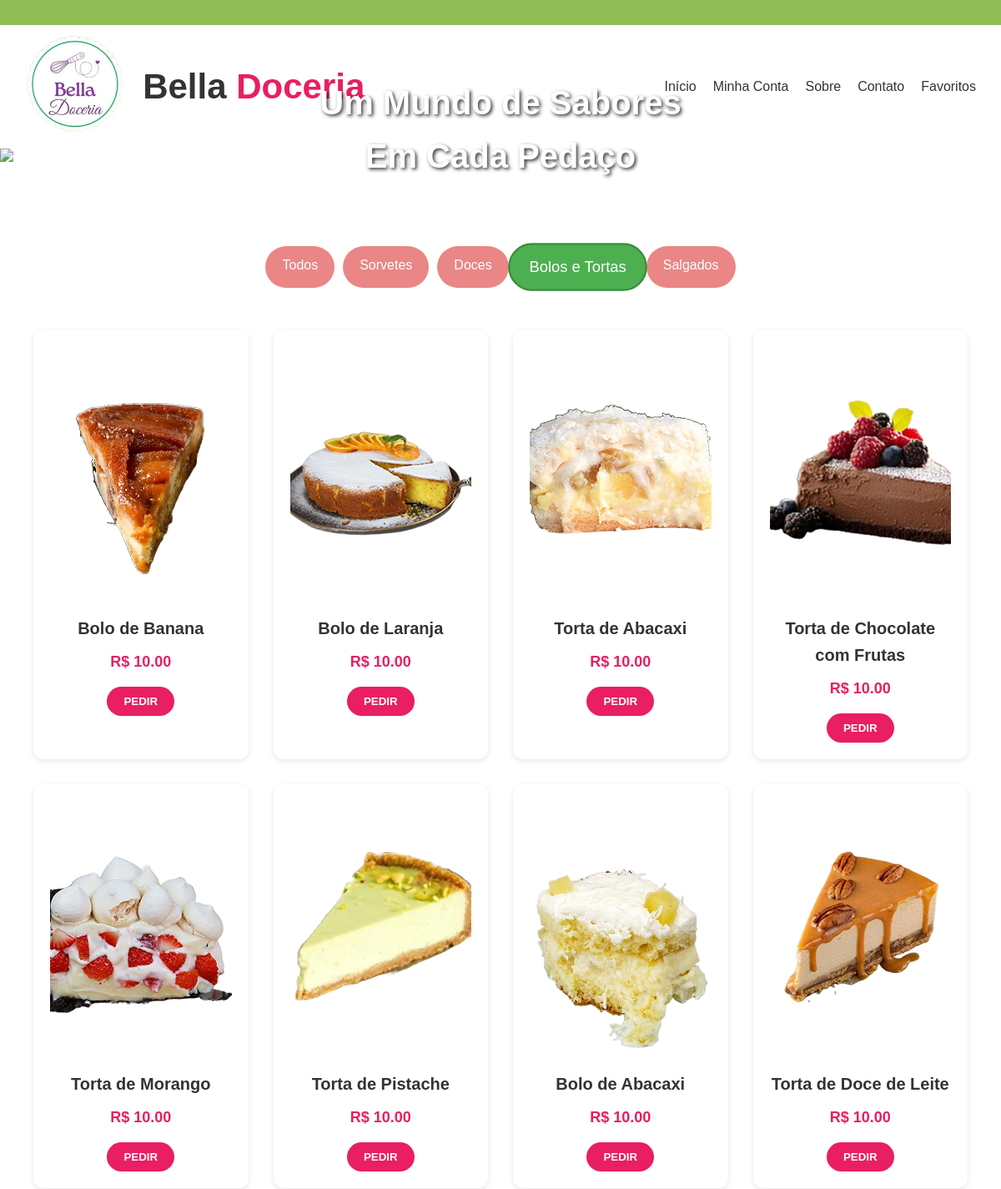
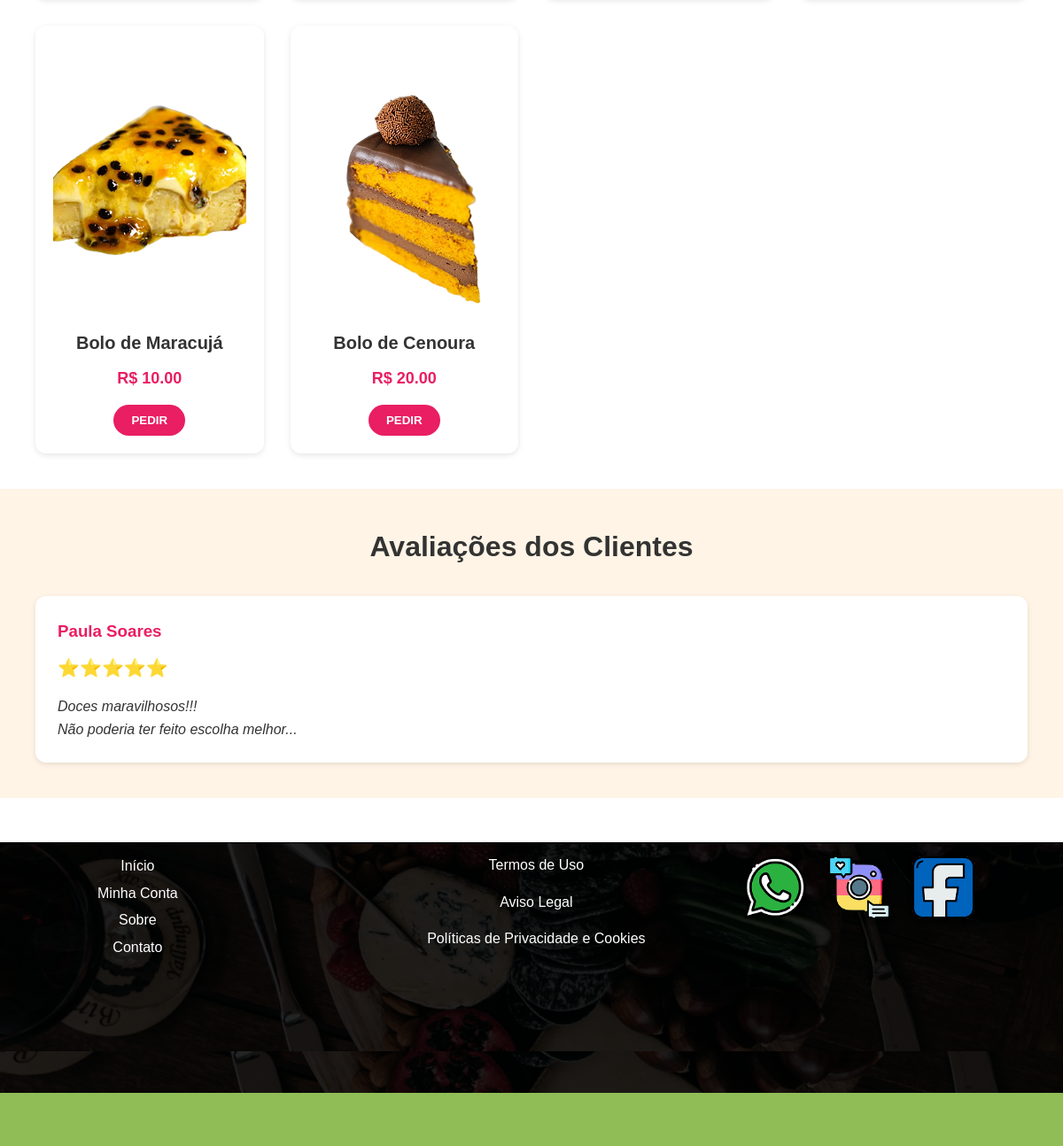
Screenshot of /catalog/home/3/ with the database file from the repository (2 pictures, top to bottom).
### catalog/models.py (models this page shows, shortened)
class Categoria(models.Model):
    nome = models.CharField(max_length=100, unique=True)
    descricao = models.TextField(blank=True, null=True)
    def __str__(self):
        return self.nome
    class Meta:
        verbose_name = "Categoria"
        verbose_name_plural = "Categorias"

class Produto(models.Model):
    nome = models.CharField(max_length=100)
    preco = models.DecimalField(max_digits=10, decimal_places=2)
    descricao_produto = models.TextField(blank=True, null=True)
    imagem = models.ImageField(upload_to='produtos/', null=True, blank=True)
    data_cadastro = models.DateTimeField(auto_now_add=True)
    ativo = models.BooleanField(default=True)
    categoria = models.ForeignKey(
    Categoria,
    on_delete=models.CASCADE,
    related_name='produtos',
    verbose_name='Categoria',
    )
    class Meta:
        verbose_name = "Produto"
        verbose_name_plural = "Produtos"
        ordering = ['-data_cadastro']
        db_table = 'Produtos'
        indexes = [
            models.Index(fields=['nome']),
        ]
        permissions = [
            ("gerenciar_estoque", "Pode alterar disponibilidade de produtos"),
        ]

### catalog/views.py (the view)
# urls.py: path('', views.home, name='home'),  # Página inicial do aplicativo "catalog"
def home(request, categoria_id=None):
    categorias = Categoria.objects.all()
    produtos = Produto.objects.filter(ativo=True)  # Produtos ativos como padrão
    categoria_selecionada = None
    if categoria_id:
        categoria_query = Categoria.objects.filter(id=categoria_id)
        if categoria_query.exists():
            categoria_selecionada = categoria_query.first()  # Obtendo a primeira (e única) categoria encontrada
            produtos = produtos.filter(categoria=categoria_selecionada)
    return render(request, 'catalog/home.html', {
        'produtos': produtos,
        'categorias': categorias,
        'categoria_selecionada': categoria_selecionada,
    })

### catalog/templates/catalog/home.html (shortened to what this page needs)
{% load static %}
<!DOCTYPE html>
<html lang="pt-BR">
<head>
  <link rel="stylesheet" href="{% static 'css/pagina1.css' %}">
</head>
<body>
  <header class="topo">
    <div class="logo">
      <a href="{% url 'home' %}">
        <img src="{% static 'images/logo.png' %}" alt="Bella Doceria" style="height: 120px; width: 120px;">
      </a>
      <a href="{% url 'home' %}" class="logo-texto">
        <h1>Bella <span>Doceria</span></h1>
      </a>
    </div>
    <nav class="menu">
      <a href="{% url 'home' %}">Início</a>
      <a href="{% static 'Páginas html/Página 6.html' %}">Minha Conta</a>
      <a href="{% url 'sobre' %}">Sobre</a>
      <a href="{% url 'contato' %}">Contato</a>
      <a href="{% static 'Páginas html/Página 12.html' %}">Favoritos</a>
    </nav>
  </header>
  <section id="inicio" class="hero" style="position: relative;">
    <img src="{% static 'images/1 banner imagem.png' %}" alt="Banner Principal" style="width: 100%; height: auto; display: block;">
    <div style="position: absolute; top: 50%; left: 50%; transform: translate(-50%, -50%); text-align: center; width: 100%;">
      <h2 style="color: white; text-shadow: 2px 2px 4px rgba(0,0,0,0.8); font-size: 2.5rem; margin-bottom: 20px;">Um Mundo de Sabores<br>Em Cada Pedaço</h2>
      <a href="https://wa.me/5581996522114" target="_blank" class="whatsapp-btn">
      </a>
    </div>
  </section>
  <section id="catalogo" class="produtos">
<div class="filtros">
  <a href="{% url 'home' %}"
     class="botao-categoria {% if not categoria_selecionada %}ativo{% endif %}">
    Todos
  </a>
  {% for categoria in categorias %}
    <a href="{% url 'home_por_categoria' categoria.id %}"
       class="botao-categoria {% if categoria == categoria_selecionada %}ativo{% endif %}">
      {{ categoria.nome }}
    </a>
  {% endfor %}
</div>
    <div class="lista-produtos">
      {% for produto in produtos %}
        <div class="produto" data-categoria="{{ produto.categoria }}">
          {% if produto.imagem %}
            <img src="{{ produto.imagem.url }}" alt="{{ produto.nome }}" class="img-produto" style="height: 300px;">
          {% else %}
            <img src="{% static 'images/logo.png' %}" alt="Imagem não disponível" class="img-produto" style="height: 300px;">
          {% endif %}
          <h3>{{ produto.nome }}</h3>
          <p class="preco">R$ {{ produto.preco }}</p>
          <a href="https://wa.me/5581996522114?text=Olá!%20Gostaria%20de%20saber%20mais%20sobre%20o%20produto%20{{ produto.nome }}%20que%20custa%20R$%20{{ produto.preco }}."
            target="_blank">
            <button class="btn-pedir">PEDIR</button>
          </a>
        </div>
      {% empty %}
        <p class="text-center">Nenhum produto disponível.</p>
      {% endfor %}
    </div>
  </section>
  <section id="avaliacoes" class="avaliacoes">
    <h2>Avaliações dos Clientes</h2>
    <div class="cards-avaliacoes">
      <div class="card-avaliacao">
        <h3>Paula Soares</h3>
        <p>⭐⭐⭐⭐⭐</p>
        <p class="comentario">Doces maravilhosos!!!<br>Não poderia ter feito escolha melhor...</p>
      </div>
    </div>
  </section>
  <footer class="rodape">
    <div class="container-rodape">
      <img src="{% static 'images/banner final.png' %}" alt="Banner Rodapé" style="width: 100%; height: auto; display: block;">
      <div class="conteudo-sobre-imagem">
        <div class="links-rodape">
          <ul class="menu-esquerdo">
            <li><a href="{% url 'home' %}">Início</a></li>
            <li><a href="{% static 'Páginas html/Página 6.html' %}">Minha Conta</a></li>
            <li><a href="{% url 'sobre' %}">Sobre</a></li>
            <li><a href="{% url 'contato' %}">Contato</a></li>
          </ul>
          <ul class="central">
            <li><a href="{% static 'home.html' %}">Termos de Uso</a></li>
            <li><a href="{% static 'home.html' %}">Aviso Legal</a></li>
            <li><a href="{% static 'index.html' %}">Políticas de Privacidade e Cookies</a></li>
          </ul>
        </div>
        <div class="icones-redes-sociais">
          <a href="https://wa.me/5581996522114" target="_blank">
            <img src="{% static 'images/whatsapp rodapé.png' %}" alt="WhatsApp">
          </a>
          <a href="https://www.instagram.com/bella.doceria__" target="_blank">
            <img src="{% static 'images/instagram rodapé.png' %}" alt="Instagram">
          </a>
          <a href="https://www.facebook.com/sua_pagina" target="_blank">
            <img src="{% static 'images/facebook  rodapé.png' %}" alt="Facebook">
          </a>
        </div>
      </div>
    </div>
  </footer>
</body>
</html>

### catalog/templates/catalog/home.html (style rules this page uses)
.produto { transition: all 0.3s ease; }
.whatsapp-btn { display: inline-flex; align-items: center; gap: 10px; background-color: #25D366; color: white; padding: 12px 24px; border-radius: 30px; text-decoration: none; font-weight: bold; animation: pulse 2s infinite; transition: all 0.3s ease; }

### rows the page displays
Categoria: nome "Sorvetes"
Categoria: nome "Doces"
Categoria: nome "Bolos e Tortas"
Categoria: nome "Salgados"
Produto: imagem (picture), nome "Bolo de Banana", preco "10.00"
Produto: imagem (picture), nome "Bolo de Laranja", preco "10.00"
Produto: imagem (picture), nome "Torta de Abacaxi", preco "10.00"
Produto: imagem (picture), nome "Torta de Chocolate com Frutas", preco "10.00"
Produto: imagem (picture), nome "Torta de Morango", preco "10.00"
Produto: imagem (picture), nome "Torta de Pistache", preco "10.00"
Produto: imagem (picture), nome "Bolo de Abacaxi", preco "10.00"
Produto: imagem (picture), nome "Torta de Doce de Leite", preco "10.00"
Produto: imagem (picture), nome "Bolo de Maracujá", preco "10.00"
Produto: imagem (picture), nome "Bolo de Cenoura", preco "20.00"
